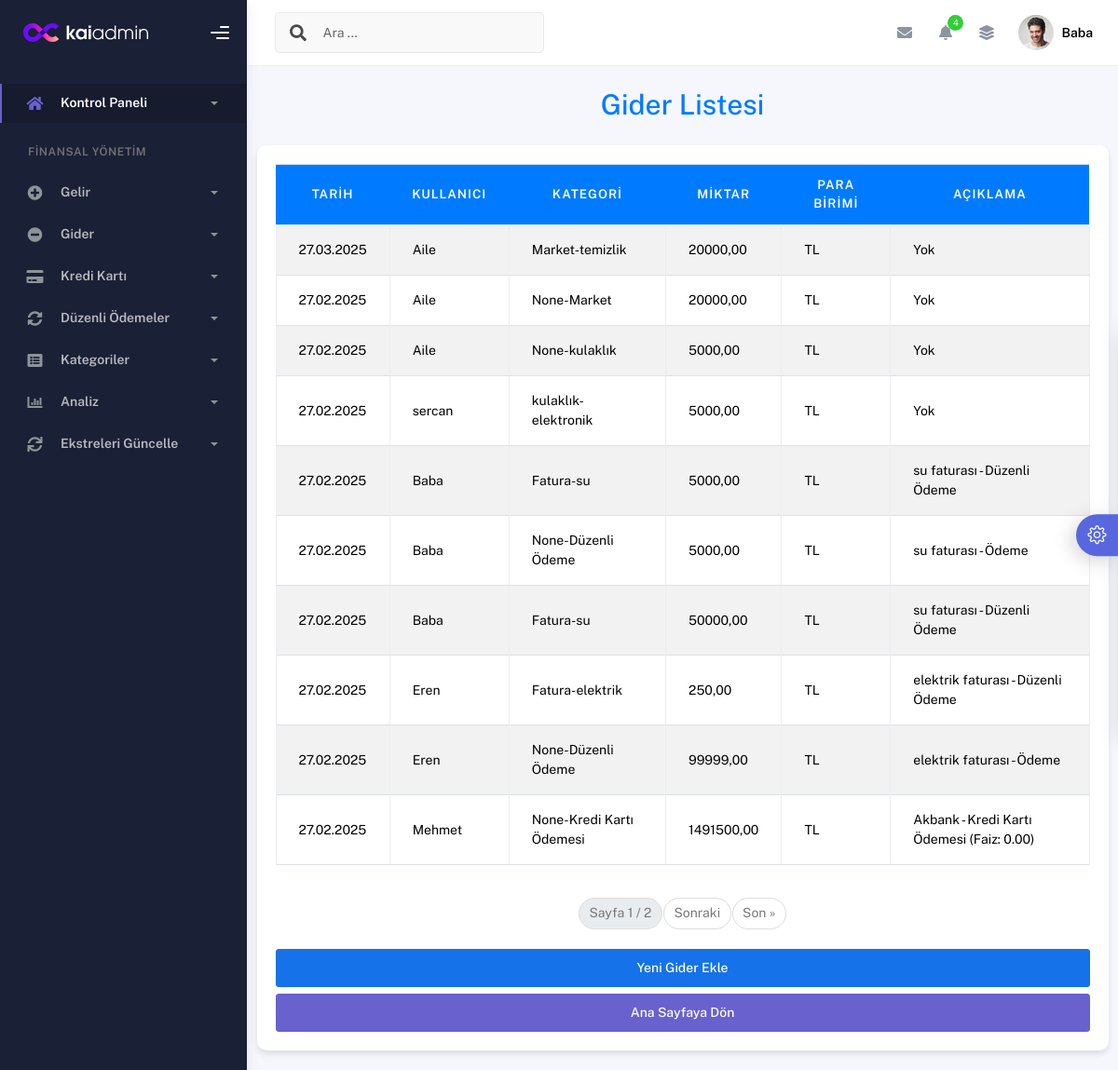
Screenshot of /gider-listesi/ (signed in) with the database file from the repository.
### finans/models.py (models this page shows, shortened)
class Gider(models.Model):
    kullanıcı = models.ForeignKey(User, on_delete=models.CASCADE)
    kategori = models.ForeignKey(GiderKategori, on_delete=models.SET_NULL, null=True, blank=True)
    miktar = models.DecimalField(max_digits=10, decimal_places=2)
    para_birimi = models.CharField(max_length=4, choices=PARA_BIRIMI_SECENEKLERI)
    açıklama = models.TextField(blank=True)
    tarih = models.DateField()

class GiderKategori(models.Model):
    isim = models.CharField(max_length=100)
    üst_kategori = models.ForeignKey('self', null=True, blank=True, on_delete=models.CASCADE)
    def __str__(self):
        return self.isim

### finans/views.py (the view)
# urls.py: path('gider-listesi/', views.gider_listesi, name='gider_listesi'),  # Yeni rota
@login_required
def gider_listesi(request):
    giderler = Gider.objects.all().order_by('-tarih')  # Kullanıcı sınırlaması zaten yoktu
    paginator = Paginator(giderler, 10)
    page_number = request.GET.get('page')
    page_obj = paginator.get_page(page_number)
    context = {
        'page_obj': page_obj,
    }
    return render(request, 'finans/gider_listesi.html', context)

### templates/finans/gider_listesi.html (shortened to what this page needs)
{% extends "finans/ana.html" %}
{% load static %}
{% block content %}
<div class="container my-4">
    <h1 class="text-center mb-4" style="color: #007bff;">Gider Listesi</h1>
    <div class="table-container" style="background-color: #ffffff; border-radius: 10px; box-shadow: 0 4px 6px rgba(0, 0, 0, 0.1); padding: 20px; margin-top: 20px;">
        {% if page_obj %}
        <div class="table-responsive">
            <table class="table table-striped table-bordered">
                <thead>
                    <tr>
                        <th style="background-color: #007bff; color: white; text-align: center; border: none;">Tarih</th>
                        <th style="background-color: #007bff; color: white; text-align: center; border: none;">Kullanıcı</th>
                        <th style="background-color: #007bff; color: white; text-align: center; border: none;">Kategori</th>
                        <th style="background-color: #007bff; color: white; text-align: center; border: none;">Miktar</th>
                        <th style="background-color: #007bff; color: white; text-align: center; border: none;">Para Birimi</th>
                        <th style="background-color: #007bff; color: white; text-align: center; border: none;">Açıklama</th>
                    </tr>
                </thead>
                <tbody>
                    {% for gider in page_obj %}
                    <tr style="vertical-align: middle;">
                        <td>{{ gider.tarih|date:"d.m.Y" }}</td>
                        <td>{{ gider.kullanıcı.username }} {% if gider.kullanıcı.first_name or gider.kullanıcı.last_name %}({{ gider.kullanıcı.first_name }} {{ gider.kullanıcı.last_name }}){% endif %}</td>
                        <td>{{ gider.kategori.üst_kategori}}-{{ gider.kategori.isim}}</td>
                        <td>{{ gider.miktar|floatformat:2 }}</td>
                        <td>{{ gider.para_birimi }}</td>
                        <td>{{ gider.açıklama|default:"Yok" }}</td>
                    </tr>
                    {% endfor %}
                </tbody>
            </table>
        </div>
        <nav aria-label="Page navigation" class="mt-4">
            <ul class="pagination justify-content-center">
                <li class="page-item disabled">
                    <span class="page-link">Sayfa {{ page_obj.number }} / {{ page_obj.paginator.num_pages }}</span>
                </li>
                {% if page_obj.has_next %}
                <li class="page-item">
                    <a class="page-link" href="?page={{ page_obj.next_page_number }}">Sonraki</a>
                </li>
                <li class="page-item">
                    <a class="page-link" href="?page={{ page_obj.paginator.num_pages }}">Son &raquo;</a>
                </li>
                {% endif %}
            </ul>
        </nav>
        {% else %}
        <div class="alert alert-info text-center">
            Henüz gider kaydı bulunmamaktadır.
        </div>
        {% endif %}
        <div class="d-grid gap-2 mt-4">
            <a href="{% url 'finans:gider_ekle' %}" class="btn btn-primary">Yeni Gider Ekle</a>
            <a href="{% url 'finans:anasayfa' %}" class="btn btn-secondary">Ana Sayfaya Dön</a>
        </div>
    </div>
</div>
{% endblock %}

### templates/finans/ana.html (shortened to what this page needs)
{% load static %}
<!DOCTYPE html>
<html lang="tr">
  <head>
    <link rel="stylesheet" href="{% static 'css/bootstrap.min.css' %}" />
    <link rel="stylesheet" href="{% static 'css/plugins.min.css' %}" />
    <link rel="stylesheet" href="{% static 'css/kaiadmin.min.css' %}" />
    <link rel="stylesheet" href="{% static 'css/demo.css' %}" />
  </head>
  <body>
    <div class="wrapper">
      <div class="sidebar" data-background-color="dark">
        <div class="sidebar-logo">
          <div class="logo-header" data-background-color="dark">
            <a href="#" class="logo">
              <img
                src="{% static 'img/kaiadmin/logo_light.svg' %}"
                alt="navbar markası"
                class="navbar-brand"
                height="20"
              />
            </a>
            <div class="nav-toggle">
              <button class="btn btn-toggle toggle-sidebar">
                <i class="gg-menu-right"></i>
              </button>
            </div>
          </div>
        </div>
        <div class="sidebar-wrapper scrollbar scrollbar-inner">
          <div class="sidebar-content">
            <ul class="nav nav-secondary">
              <li class="nav-item active">
                <a data-bs-toggle="collapse" href="#kontrol-paneli" class="collapsed" aria-expanded="false">
                  <i class="fas fa-home"></i>
                  <p>Kontrol Paneli</p>
                  <span class="caret"></span>
                </a>
              </li>
              <li class="nav-section">
                <h4 class="text-section">Finansal Yönetim</h4>
              </li>
              <li class="nav-item">
                <a data-bs-toggle="collapse" href="#gelir">
                  <i class="fas fa-plus-circle"></i>
                  <p>Gelir</p>
                  <span class="caret"></span>
                </a>
              </li>
              <li class="nav-item">
                <a data-bs-toggle="collapse" href="#gider">
                  <i class="fas fa-minus-circle"></i>
                  <p>Gider</p>
                  <span class="caret"></span>
                </a>
              </li>
              <li class="nav-item">
                <a data-bs-toggle="collapse" href="#kredi-karti">
                  <i class="fas fa-credit-card"></i>
                  <p>Kredi Kartı</p>
                  <span class="caret"></span>
                </a>
              </li>
              <li class="nav-item">
                <a data-bs-toggle="collapse" href="#duzenli-odeme">
                  <i class="fas fa-sync-alt"></i>
                  <p>Düzenli Ödemeler</p>
                  <span class="caret"></span>
                </a>
              </li>
              <li class="nav-item">
                <a data-bs-toggle="collapse" href="#kategoriler">
                  <i class="fas fa-list-alt"></i>
                  <p>Kategoriler</p>
                  <span class="caret"></span>
                </a>
              </li>
              <li class="nav-item">
                <a data-bs-toggle="collapse" href="#analiz">
                  <i class="fas fa-chart-bar"></i>
                  <p>Analiz</p>
                  <span class="caret"></span>
                </a>
              </li>
              <li class="nav-item">
                <a data-bs-toggle="collapse" href="#ekstre-guncelle">
                  <i class="fas fa-sync"></i>
                  <p>Ekstreleri Güncelle</p>
                  <span class="caret"></span>
                </a>
              </li>
            </ul>
          </div>
        </div>
      </div>
      <div class="main-panel">
        <div class="main-header">
          <nav
            class="navbar navbar-header navbar-header-transparent navbar-expand-lg border-bottom"
          >
            <div class="container-fluid">
              <nav
                class="navbar navbar-header-left navbar-expand-lg navbar-form nav-search p-0 d-none d-lg-flex"
              >
                <div class="input-group">
                  <div class="input-group-prepend">
                    <button type="submit" class="btn btn-search pe-1">
                      <i class="fa fa-search search-icon"></i>
                    </button>
                  </div>
                  <input
                    type="text"
                    placeholder="Ara ..."
                    class="form-control"
                  />
                </div>
              </nav>
              <ul class="navbar-nav topbar-nav ms-md-auto align-items-center">
                <li class="nav-item topbar-icon dropdown hidden-caret">
                  <a
                    class="nav-link dropdown-toggle"
                    href="#"
                    id="messageDropdown"
                    role="button"
                    data-bs-toggle="dropdown"
                    aria-haspopup="true"
                    aria-expanded="false"
                  >
                    <i class="fa fa-envelope"></i>
                  </a>
                </li>
                <li class="nav-item topbar-icon dropdown hidden-caret">
                  <a
                    class="nav-link dropdown-toggle"
                    href="#"
                    id="notifDropdown"
                    role="button"
                    data-bs-toggle="dropdown"
                    aria-haspopup="true"
                    aria-expanded="false"
                  >
                    <i class="fa fa-bell"></i>
                    <span class="notification">4</span>
                  </a>
                </li>
                <li class="nav-item topbar-icon dropdown hidden-caret">
                  <a
                    class="nav-link"
                    data-bs-toggle="dropdown"
                    href="#"
                    aria-expanded="false"
                  >
                    <i class="fas fa-layer-group"></i>
                  </a>
                </li>
                <li class="nav-item topbar-user dropdown hidden-caret">
                  <a
                    class="dropdown-toggle profile-pic"
                    data-bs-toggle="dropdown"
                    href="#"
                    aria-expanded="false"
                  >
                    <div class="avatar-sm">
                      <img
                        src="{% static 'img/profile.jpg' %}"
                        alt="..."
                        class="avatar-img rounded-circle"
                      />
                    </div>
                    <span class="profile-username">
                      <span class="fw-bold">{{ request.user.username }}</span>
                    </span>
                  </a>
                </li>
              </ul>
            </div>
          </nav>
        </div>
        <div class="container">
          {% block content %}{% endblock content %}
        </div>
      </div>
      <div class="custom-template">
        <div class="custom-toggle">
          <i class="icon-settings"></i>
        </div>
      </div>
    </div>
  </body>
</html>

### static/css/demo.css (style rules this page uses)
.custom-template { position: fixed; top: 50%; transform: translateY(-50%); right: -325px; width: 325px; height: max-content; display: block; z-index: 1; background: #ffffff; transition: all .3s; z-index: 1003; box-shadow: -1px 1px 20px rgba(69, 65, 78, 0.15); border-top-left-radius: 5px; border-bottom-left-radius: 5px; transition: all .5s; }
.custom-template .custom-toggle { position: absolute; width: 45px; height: 45px; background: #5867dd; top: 50%; left: -45px; transform: translateY(-50%); display: flex; align-items: center; justify-content: center; text-align: center; border-top-left-radius: 30px; border-bottom-left-radius: 30px; cursor: pointer; color: #ffffff; box-shadow: -5px 5px 20px rgba(69, 65, 78, 0.21); }
.custom-template .custom-toggle i { font-size: 20px; animation: 1.3s spin linear infinite; }

### templates/finans/gider_listesi.html (style rules this page uses)
.table td, .table th { vertical-align: middle; }

### rows the page displays
Gider: tarih "27.03.2025", kullanıcı.username "Aile", kategori.üst_kategori "Market", kategori.isim "temizlik", miktar "20000,00", para_birimi "TL", açıklama "Yok"
Gider: tarih "27.02.2025", kullanıcı.username "Aile", kategori.üst_kategori "None", kategori.isim "Market", miktar "20000,00", para_birimi "TL", açıklama "Yok"
Gider: tarih "27.02.2025", kullanıcı.username "Aile", kategori.üst_kategori "None", kategori.isim "kulaklık", miktar "5000,00", para_birimi "TL", açıklama "Yok"
Gider: tarih "27.02.2025", kullanıcı.username "sercan", kategori.üst_kategori "kulaklık", kategori.isim "elektronik", miktar "5000,00", para_birimi "TL", açıklama "Yok"
Gider: tarih "27.02.2025", kullanıcı.username "Baba", kategori.üst_kategori "Fatura", kategori.isim "su", miktar "5000,00", para_birimi "TL", açıklama "su faturası - Düzenli Ödeme"
Gider: tarih "27.02.2025", kullanıcı.username "Baba", kategori.üst_kategori "None", kategori.isim "Düzenli Ödeme", miktar "5000,00", para_birimi "TL", açıklama "su faturası - Ödeme"
Gider: tarih "27.02.2025", kullanıcı.username "Baba", kategori.üst_kategori "Fatura", kategori.isim "su", miktar "50000,00", para_birimi "TL", açıklama "su faturası - Düzenli Ödeme"
Gider: tarih "27.02.2025", kullanıcı.username "Eren", kategori.üst_kategori "Fatura", kategori.isim "elektrik", miktar "250,00", para_birimi "TL", açıklama "elektrik faturası - Düzenli Ödeme"
Gider: tarih "27.02.2025", kullanıcı.username "Eren", kategori.üst_kategori "None", kategori.isim "Düzenli Ödeme", miktar "99999,00", para_birimi "TL", açıklama "elektrik faturası - Ödeme"
Gider: tarih "27.02.2025", kullanıcı.username "Mehmet", kategori.üst_kategori "None", kategori.isim "Kredi Kartı Ödemesi", miktar "1491500,00", para_birimi "TL", açıklama "Akbank - Kredi Kartı Ödemesi (Faiz: 0.00)"

### other values shown
{{ request.user.username }} "Baba"
{{ page_obj.number }} "1"
{{ page_obj.paginator.num_pages }} "2"
